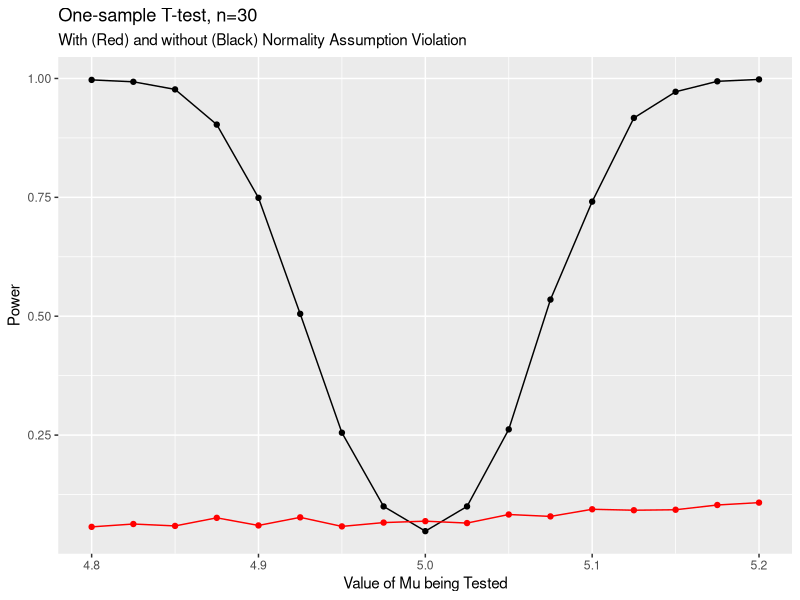
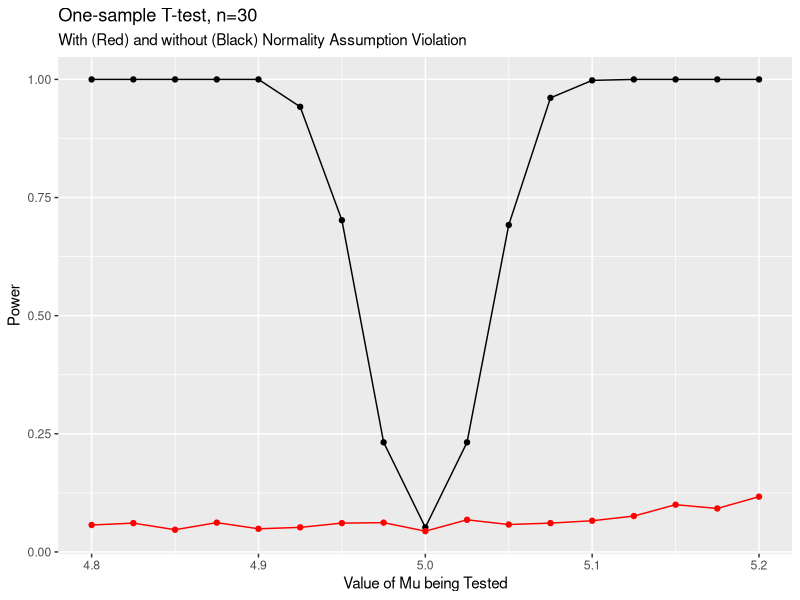

Source code (R) for these figures, in order:
rm(list=ls())
# Solutions - Homework #7
set.seed(2320)

library(tidyverse)

#---------------------------------------------------

out <- replicate(10000,t.test(rexp(30,1/5))$conf.int)
sum(out[1,] <= 1/(1/5) & out[2,] >= 1/(1/5))/10000

## 1
badassump <- function(n=30,myrate=1/5){
  out <- replicate(10000,t.test(rexp(n,myrate))$conf.int)
  prop <- sum(out[1,] <= 1/(myrate) & out[2,] >= 1/(myrate))/10000
  return(prop)
}

## 2
badassump() #around 93%
badassump(myrate=1/10) #around 93%
badassump(n=10) #around 90%
badassump(n=100, myrate=1/4) #close to 95%

## 3
# When the sample size is smaller, our capture rate is much 
# lower than 95%.
# Even for "large" sample sizes of 30, the capture rate
# is around 93%, a little short of 95%.
# The normality assumption seems most critical when 
# sample size is small.

## 4
badassump2 <- function(n=30,mydf=5){
  out <- replicate(10000,t.test(rchisq(n,mydf))$conf.int)
  prop <- sum(out[1,] <= mydf & out[2,] >= mydf)/10000
  return(prop)
}

## 5
badassump2() #close to 94%
badassump2(n=10) #close to 93%
badassump2(n=10, mydf=10) #close to 94%
badassump2(n=100) #about 95%
badassump2(n=10, mydf=3) #close to 91%

## 6
# The capture rates are all very close to 95%, just slightly
# too low. There does not seem to be a major impact in 
# this scenario of violating the normaly assumption when
# the degrees of freedom are moderately large. 
# The biggest issues is small sample size and low 
# degrees of freedom (this is when Chi-squared is most skewed)
# The normality assumption seems most critical when 
# sample size is small.


#-----------------------------------------------------------

type1fun <- function(n=30,myrate=1/5,alpha=0.05){
  out.norm <- replicate(1000,t.test(rnorm(n,1/myrate,sd=myrate),mu=1/myrate)$p.value)
  type1prop.N <- sum(out.norm < alpha)/1000
  
  out.viol <- replicate(1000,t.test(rexp(n,myrate),mu=1/myrate)$p.value)
  type1prop.V <- sum(out.viol < alpha)/1000
  
  type1s <- c(type1prop.N,type1prop.V)
  return(type1s)
}

## 7
nseq <- seq(10,100,10)
type1seq.N <- NULL
type1seq.V <- NULL
for(i in 1:length(nseq)){
  type1s <- type1fun(n=nseq[i])
  type1seq.N[i] <- type1s[1]
  type1seq.V[i] <- type1s[2]
}

myresults <- data.frame(nseq,type1seq.N,type1seq.V)
myresults

# When the normality assumption is met (type1seq.N), the
# Type I Error rate remains close to 0.05 (slightly above
# for small sample sizes).
# When the assumption is violated (type1seq.V), the simulated
# Type I Error rate is larger than it should be for small 
# sample sizes like n=10 and n=20, but as sample size increases
# it gets close to 0.05, the desired rate.


#8
nseq <- seq(10,100,10)
type1seq.N <- NULL
type1seq.V <- NULL
for(i in 1:length(nseq)){
  type1s <- type1fun(n=nseq[i], alpha=0.10) #update here!
  type1seq.N[i] <- type1s[1]
  type1seq.V[i] <- type1s[2]
}

myresults <- data.frame(nseq,type1seq.N,type1seq.V)
myresults

# We see a similar pattern that the Type I Error rate remains
# close to 0.10 (alpha) when the assumption is not violated
# and above 0.10 (more so in the beginning) when the normality
# assumption is violated.

## 9
myratesseq <- seq(0.25,3,0.25) #create sequence
type1seq.N <- NULL
type1seq.V <- NULL
for(i in 1:length(myratesseq)){
  type1s <- type1fun(n=20, myrate=myratesseq[i]) #update here n, myrate
  type1seq.N[i] <- type1s[1]
  type1seq.V[i] <- type1s[2]
}

myresults <- data.frame(myratesseq,type1seq.N,type1seq.V)
myresults

# When n=20 and the normality assumption is not violated, the
# Type I Error rate stays around 0.05. However, when the
# normality assumption is violated, it hovers above 0.05.

## 10
powerfun <- function(n=30,myrate=1/5,alpha=0.05,mymu=5){
  out.norm <- replicate(1000,t.test(rnorm(n,1/myrate,sd=myrate),mu=mymu)$p.value)
  power.N <- sum(out.norm < alpha)/1000
  
  out.viol <- replicate(1000,t.test(rexp(n,myrate),mu=mymu)$p.value)
  power.V <- sum(out.viol < alpha)/1000
  
  powers <- c(power.N,power.V)
  return(powers)
}

mymuseq <- seq(4.8,5.2,.025)
powerseq.N <- NULL
powerseq.V <- NULL
for(i in 1:length(mymuseq)){
  powers <- powerfun(mymu=mymuseq[i])
  powerseq.N[i] <- powers[1]
  powerseq.V[i] <- powers[2]
}

mypower <- data.frame(mymuseq,powerseq.N,powerseq.V)
mypower

## 11
ggplot(mypower,aes(x=mymuseq,y=powerseq.N)) +
  geom_point() +
  geom_line() +
  geom_point(aes(y=powerseq.V),color="red") +
  geom_line(aes(y=powerseq.V),color="red") +
  labs(x="Value of Mu being Tested",
       y="Power",
       title="One-sample T-test, n=30",
       subtitle="With (Red) and without (Black) Normality Assumption Violation")


# When the Normality Assumption is met (black line), the
# power of the test decreases as we approach the true value of
# mu = 5. As we test values further away from 5, the probability of
# detecting the difference increases.
# When the Normality assumption is violated, the power remains
# around 0.05, even when the difference is "more real"


## 12 (repeating 10 & 11 with n=100)
mymuseq <- seq(4.8,5.2,.025)
powerseq.N <- NULL
powerseq.V <- NULL
for(i in 1:length(mymuseq)){
  powers <- powerfun(mymu=mymuseq[i],n=100)
  powerseq.N[i] <- powers[1]
  powerseq.V[i] <- powers[2]
}

mypower <- data.frame(mymuseq,powerseq.N,powerseq.V)
mypower

ggplot(mypower,aes(x=mymuseq,y=powerseq.N)) +
  geom_point() +
  geom_line() +
  geom_point(aes(y=powerseq.V),color="red") +
  geom_line(aes(y=powerseq.V),color="red") +
  labs(x="Value of Mu being Tested",
       y="Power",
       title="One-sample T-test, n=30",
       subtitle="With (Red) and without (Black) Normality Assumption Violation")


# We see the same patterns, but the black power curve
# (when the normality assumption is met) is steeper.
# That is, we reach higher powers faster for smaller differences
# between the true value of mu and the values of mu
# we are testing.

## 13
# There are some scenarios where violations of the normal
# assumption does not matter. 
# There are also some scenarios where violations of the normal
# assumption really impact results.
# Be safe - check your assumptions!

#-----------------------------------------------------------
## 14
x1 <- rnorm(30,100,9)
x2 <- rnorm(30,100,25)


## 15
# True - since we used rnorm(), we know the normal assumption is met.
# True - mu1 = mu2 = 100, so mu1-mu2=0!
# True - since H0 is true, we should get large p-values.
# True - The population variances are 9^2 = 81 and 25^2 = 625

## 16
set.seed(2320)
t.test(x1, x2, var.equal = TRUE) #pooled
t.test(x1, x2, var.equal = FALSE) #Satterthwaite

# The p-values are 0.088 and 0.091, so we come to the same
# conclusions for each test with this data. It appears
# that perhaps it doesn't matter which test we did here!

## 17
mypvalP <- NULL
mypvalS <- NULL
for(i in 1:1000){
  x1 <- rnorm(30,100,9)
  x2 <- rnorm(30,100,25)
  mypvalP[i] <- t.test(x1, x2, var.equal = TRUE)$p.value #pooled
  mypvalS[i] <- t.test(x1, x2, var.equal = FALSE)$p.value #Satterthwaite
}
sum(mypvalP < 0.05)/1000
sum(mypvalS < 0.05)/1000

# It doesn't seemt hat it matters since the type I error
# rates were nearly identical (0.056 and 0.055)!

## 18
ttestsim <- function(n1=30,n2=30){
  mypvalP <- NULL
  mypvalS <- NULL
  for(i in 1:1000){
    x1 <- rnorm(n1,100,9)
    x2 <- rnorm(n2,100,25)
    mypvalP[i] <- t.test(x1, x2, var.equal = TRUE)$p.value #pooled
    mypvalS[i] <- t.test(x1, x2, var.equal = FALSE)$p.value #Satterthwaite
  }
  type1P <- sum(mypvalP < 0.05)/1000
  type1S <- sum(mypvalS < 0.05)/1000
  type1 <- data.frame(type1P,type1S)
  type1
}

## 19
ttestsim() #Pooled = 0.049 and Satterthwaite = 0.043
ttestsim(50,50) #Pooled = 0.059 and Satterthwaite = 0.057
ttestsim(10,50) #Pooled = 0.001 and Satterthwaite = 0.043
ttestsim(50,10) #Pooled = 0.287 and Satterthwaite = 0.051
ttestsim(30,50) #Pooled = 0.023 and Satterthwaite = 0.056
ttestsim(50,30) #Pooled = 0.118 and Satterthwaite = 0.054

## 20
# When the sample sizes are equal, both tests appear to have
# very similar Type I error rates that are close to the nominal
# rate of 0.05.
# When the larger sample size is associated with the population
# that has a smaller standard deviation, the Type I error rate
# for the Pooled test can be way above 0.05, but the Satterthwaite
# test still maintains 0.05.
# Overall, the Satterthwaite method maintains the Type I error rate
# and the Pooled test sometimes works well, sometimes exceeds
# the 0.05 expectations, and sometimes does awful!

